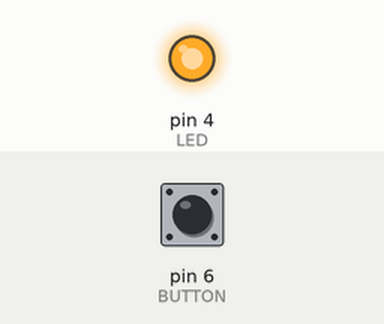
Simulated run of this sketch. Board: Arduino Uno, built with avr-gcc and run on an emulated ATmega328P. On the bench: output pins drawn as LEDs (lit = HIGH). The test bench sets the inputs (shaded band); at power-on: pin 6 (BUTTON) LOW.

Above: at 1.2 s.
1.3 s: pin 6 (BUTTON) pulled HIGH for 0.15 s
At 1.37 s:
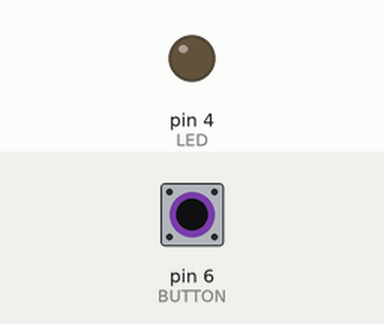
2.9 s: pin 6 (BUTTON) pulled HIGH for 3.2 s
At 6.5 s:
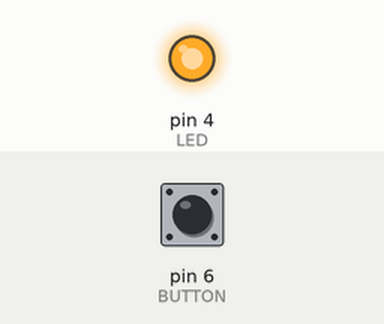
Timing chart, 0 to 8.0 s (numbered marks = the images above; inputs shaded):
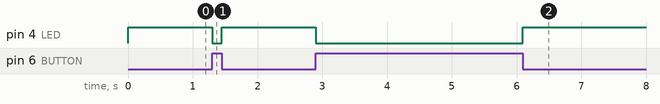

The sketch:

code2.ino
```cpp
int LED=4;
int BUTTON=6;
void setup()
{
  pinMode(LED, OUTPUT);
  pinMode(BUTTON, INPUT);
}
void loop()
{
  if(digitalRead(BUTTON)==1){
    digitalWrite(LED,LOW);
  }else{
    digitalWrite(LED,HIGH);
  }
}
```

Measured:
- after the input at 1.3 s, pin 4 (LED): HIGH → LOW at once, → HIGH 0.15 s later
- after the input at 2.9 s, pin 4 (LED): HIGH → LOW at once, → HIGH 3.2 s later
